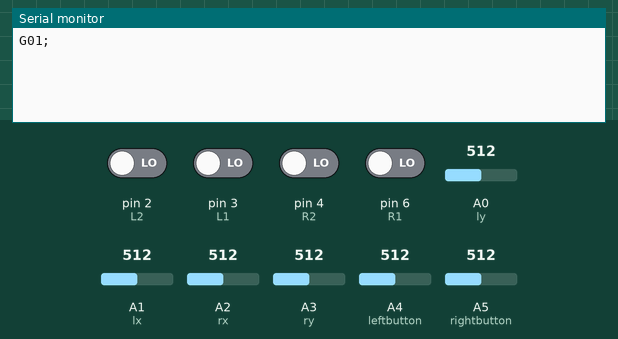
This sketch was run on a simulated Arduino Uno, built with avr-gcc and run on an emulated ATmega328P. On the bench: the last lines printed to the serial monitor. The inputs (shaded band) are chosen by the test bench; at power-on: pin 2 (L2), pin 3 (L1), pin 4 (R2), pin 6 (R1) LOW, A0 (ly) = 512, A1 (lx) = 512, A2 (rx) = 512, A3 (ry) = 512, A4 (leftbutton) = 512, A5 (rightbutton) = 512.

Above: at 1.2 s.
1.3 s: A0 (ly) set to 560
At 1.37 s:
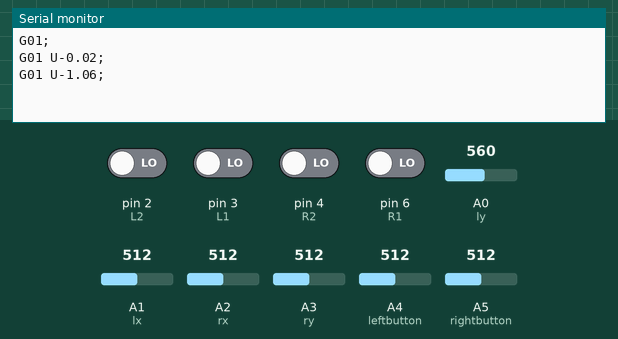
2.8 s: A1 (lx) set to 560
At 2.87 s:
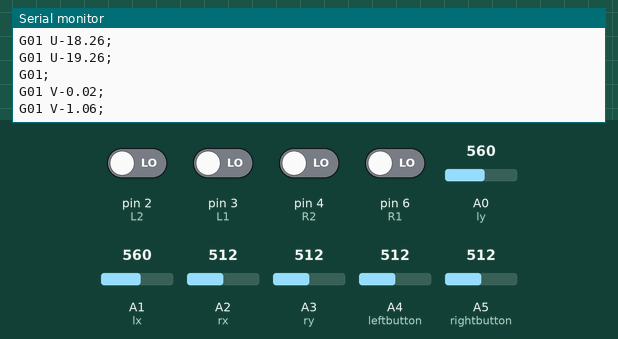
4.3 s: A2 (rx) set to 560
At 4.37 s:
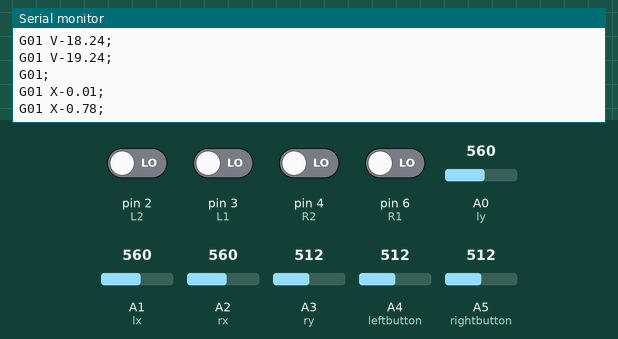
5.8 s: A3 (ry) set to 560
At 5.87 s:
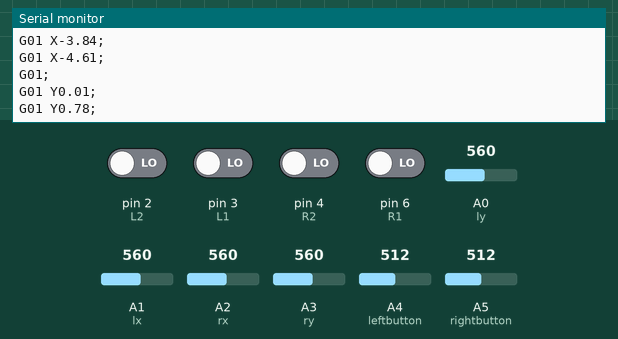
7.3 s: pin 2 (L2) driven HIGH
At 7.51 s:
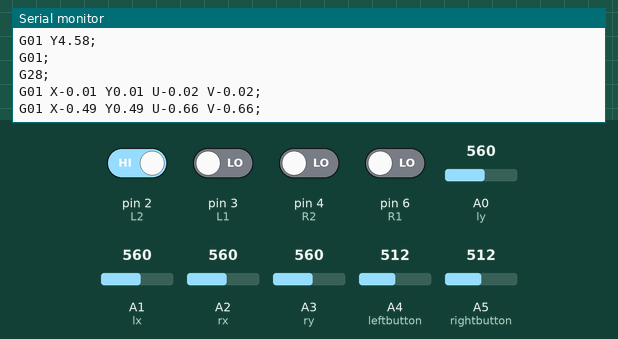
8.9 s: pin 3 (L1) driven HIGH
At 8.95 s:
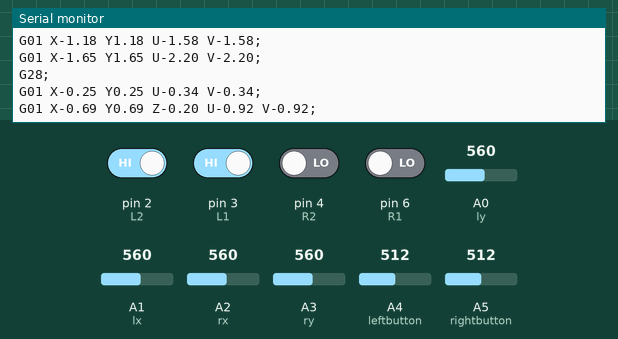
Timing chart, 0 to 11.4 s (numbered marks = the images above; inputs shaded):
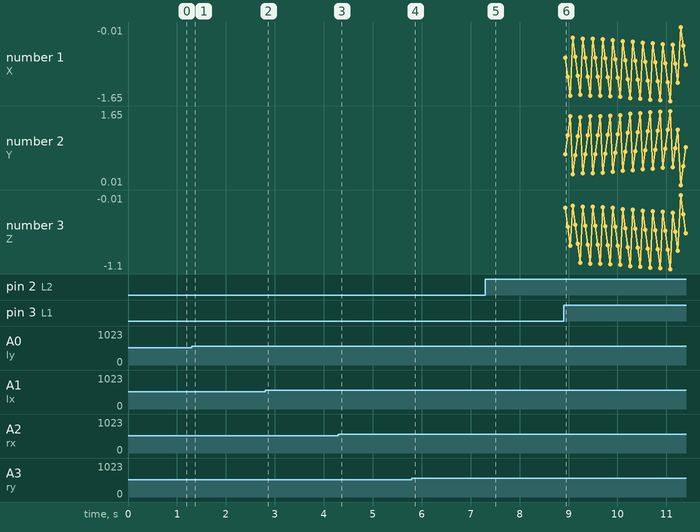

The sketch:

controller.ino
```cpp
/**** Controller button pins ****/
int L2 = 2, L1 = 3;
int R2 = 4, R1 = 6;
int leftbutton = A4, rightbutton = A5;
int ly = A0, lx = A1;
int rx = A2, ry = A3;
/**** Controller button pins ****/

/**** Variables for button states ****/
int buttonStateL1, buttonStateL2;
int buttonStateR1, buttonStateR2;
int buttonStateLsw, buttonStateRsw;
int buttonStately, buttonStatelx;
int buttonStatery, buttonStaterx;
int lastButtonStateLsw = LOW, lastButtonStateRsw = LOW;
/**** Variables for button states ****/

/**** Variables for debounce times ****/
long lastDebounceTimeL1 = 0, lastDebounceTimeL2 = 0;
long lastDebounceTimeR1 = 0, lastDebounceTimeR2 = 0;
long lastDebounceTimeLsw = 0, lastDebounceTimeRsw = 0;
long lastDebounceTimely = 0, lastDebounceTimelx = 0;
long lastDebounceTimery = 0, lastDebounceTimerx = 0;
long lastDebounceTimePrint = 0;
/**** Variables for debounce times ****/

/**** Debounce durations ****/
long incrDebounceDelay = 1;
long sendDebounceDelay = 50000;
long killDeb = 200;
/**** Debounce durations ****/

/**** Strings for G-code commands ****/
String gstring, lastgstring, killCommand = "M18;";
/**** Strings for G-code commands ****/

/**** Variables for coordinates ****/
double X = 0, Y = 0, Z = 0;
double U = 0, V = 0;
/**** Variables for coordinates ****/

/**** Number of messages sent this loop ****/
int msgSent = 0;
/**** Number of messages sent this loop ****/

void setup() {
	Serial.begin(57600);
	pinMode(L2,INPUT);
	pinMode(L1,INPUT);
	pinMode(R2,INPUT);
	pinMode(leftbutton,INPUT);
	pinMode(R1,INPUT);
	pinMode(rightbutton,INPUT);
	pinMode(ly,INPUT);
	pinMode(lx,INPUT);
	pinMode(rx,INPUT);
	pinMode(ry,INPUT);
}

void loop() {
    /**** Read button states ****/
    int buttonStateL1 = digitalRead(L1);
    int buttonStateL2 = digitalRead(L2);
    int buttonStateR1 = digitalRead(R1);
    int buttonStateR2 = digitalRead(R2);
    int buttonStateLsw = analogRead(leftbutton);
    int buttonStateRsw = analogRead(rightbutton);
    int buttonStately = analogRead(ly);
    int buttonStatelx = analogRead(lx);
    int buttonStatery = analogRead(ry);
    int buttonStaterx = analogRead(rx);
	/**** Read button states ****/

    /**** First part of command string ****/
    gstring = "G01";
    /**** First part of command string ****/

    /**** Change 'X' every debounce interval ****/
    if((micros() - lastDebounceTimerx) > incrDebounceDelay){
        if(buttonStaterx < 450){
            if(X < 5){
                X+=0.015;
                gstring += " X" + String(X);
            }
        }
        else if(buttonStaterx > 550){
            if(X > -5){
                X-=0.015;
                gstring += " X" + String(X);
            }
        }
        lastDebounceTimerx = micros();
    }
    /**** Change 'X' every debounce interval ****/

    /**** Change 'Y' every debounce interval ****/
    if((micros() - lastDebounceTimery) > incrDebounceDelay){
        if(buttonStatery > 550){
            if(Y < 5){
                Y+=0.015;
                gstring += " Y" + String(Y);
            }
        }
        else if(buttonStatery < 450){
            if(Y > -5){
                Y-=0.015;
                gstring += " Y" + String(Y);
            }
        }
        lastDebounceTimery = micros();
    }
    /**** Change 'Y' every debounce interval ****/

    /**** Change 'Z' every debounce interval ****/
    if((micros() - lastDebounceTimeL1) > incrDebounceDelay){
        if(buttonStateL1 == HIGH){
            if(Z > -3.6){
                Z-=0.01;
                gstring += " Z" + String(Z);
            }
        }
        lastDebounceTimeL1 = micros();
    }
    if((micros() - lastDebounceTimeR1) > incrDebounceDelay){
        if(buttonStateR1 == HIGH){
            if(Z < 6.26){
                Z+=0.01;
                gstring += " Z" + String(Z);
            }
        }
        lastDebounceTimeR1 = micros();
    }
    /**** Change 'Z' every debounce interval ****/

    /**** Change 'U' every debounce interval ****/
    if((micros() - lastDebounceTimely) > incrDebounceDelay){
        if(buttonStately > 550){
            if(U > -20){
                U-=0.02;
                gstring += " U" + String(U);
            }
        }
        else if(buttonStately < 450){
            if(U < 20){
                U+=0.02;
                gstring += " U" + String(U);
            }
        }
        lastDebounceTimely = micros();
    }
    /**** Change 'U' every debounce interval ****/

    /**** Change 'V' every debounce interval ****/
    if((micros() - lastDebounceTimelx) > incrDebounceDelay){
        if(buttonStatelx < 450){
            if(V < 20){
                V+=0.02;
                gstring += " V" + String(V);
            }
        }
        else if(buttonStatelx > 550){
            if(V > -20){
                V-=0.02;
                gstring += " V" + String(V);
            }
        }
        lastDebounceTimelx = micros();
    }
    /**** Change 'V' every debounce interval ****/

    /**** If 'L2' is pressed, go to home position ****/
    if((millis() - lastDebounceTimeL2) > killDeb){
        if(buttonStateL2 == HIGH){
            Serial.println("G28;");
            X = 0; Y = 0; Z = 0;
            U = 0; V = 0;
            get_string();
            msgSent++;
        }
        lastDebounceTimeL2 = millis();
    }
    /**** If 'L2' is pressed, go to home position ****/

    /**** If 'R2' is pressed, turn motors off ****/
    if((micros() - lastDebounceTimeR2) > killDeb){
        if(buttonStateR2 == HIGH){
            Serial.println(killCommand);
        }
        lastDebounceTimeR2 = micros();
    }
    /**** If 'R2' is pressed, turn motors off ****/

    /**** Shutting motors off was planned for right switch, switch broken ****/
    if((millis() - lastDebounceTimeRsw) > killDeb){
        if(lastButtonStateRsw != buttonStateRsw && buttonStateRsw == LOW && msgSent == 0){
            Serial.println("M18;");
            msgSent++;
            lastButtonStateRsw = buttonStateRsw;
        }
        lastDebounceTimeRsw = millis();
    }
    /**** Shutting motors off was planned for right switch, switch broken ****/

    /**** Home position was planned for left switch, switch broken ****/
    if((micros() - lastDebounceTimeLsw) > incrDebounceDelay){
        if(lastButtonStateLsw != buttonStateLsw && buttonStateLsw == LOW && msgSent == 0) {
            Serial.println("G28;");
            lastButtonStateLsw = buttonStateLsw;
            get_string();
            msgSent++;
        }
        lastDebounceTimeLsw = micros();
    }
    /**** Home position was planned for left switch, switch broken ****/

    /**** End of command string ****/
    gstring += ";";
    /**** End of command string ****/

    /**** Send command through serial communications after change every
    		debounce interval ****/
    if(lastgstring != gstring && micros() - lastDebounceTimePrint > sendDebounceDelay && msgSent == 0) {
        Serial.println(gstring);
        lastDebounceTimePrint = micros();
        lastgstring = gstring;
    }
    /**** Send command through serial communications after change every
    		debounce interval ****/

    /**** Re-initialize number of messages sent ****/
    msgSent = 0;
    /**** Re-initialize number of messages sent ****/
}

/**
 * Create string from new values (only used for home position)
 */
void get_string(){
    gstring = "G01 X" + String(X) + " Y" + String(Y) + " Z" + String(Z) + " U" + String(U) + " V" + String(V) + ";";
}
```

Measured:
- after the input at 1.3 s, the serial monitor: prints a new line at once (image 1)
- after the input at 2.8 s, the serial monitor: prints a new line at once (image 2)
- after the input at 4.3 s, the serial monitor: prints a new line at once (image 3)
- after the input at 5.8 s, the serial monitor: prints a new line at once (image 4)
- after the input at 7.3 s, the serial monitor: prints a new line after 0.14 s (image 5)
- after the input at 8.9 s, the serial monitor: prints a new line at once (image 6)
